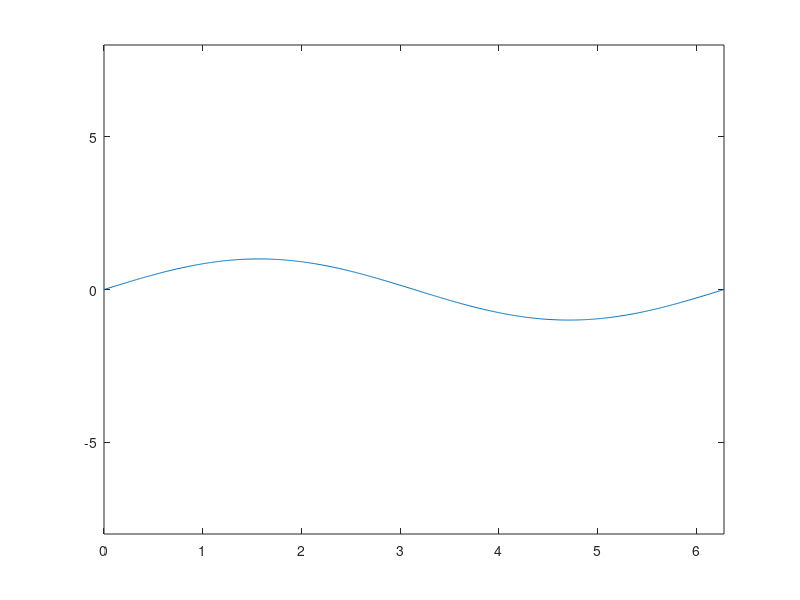
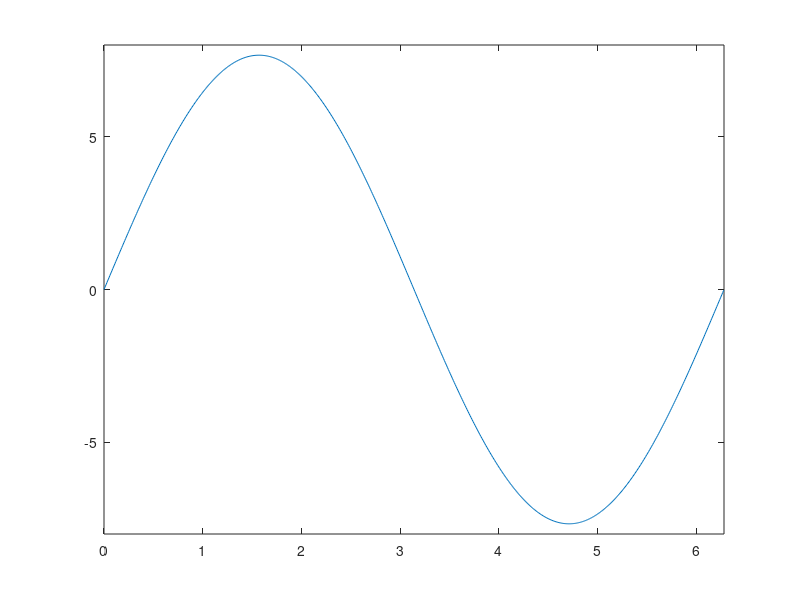
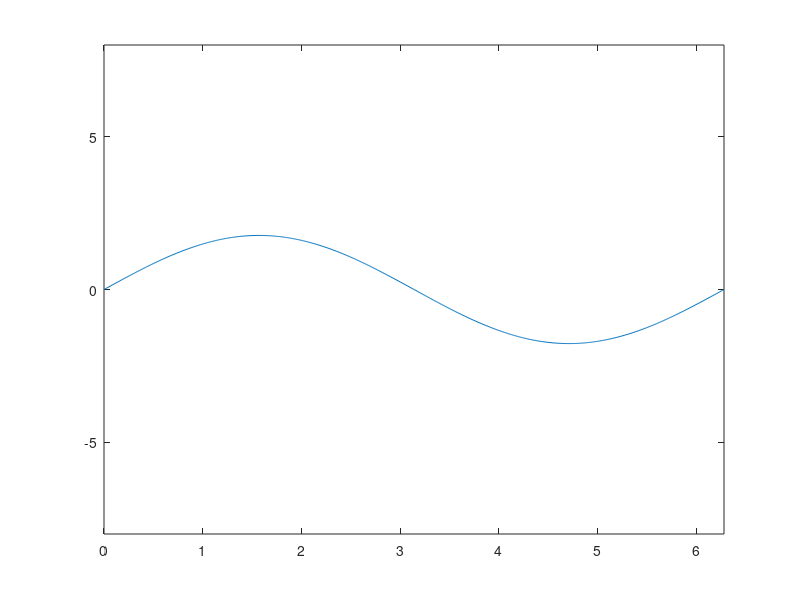
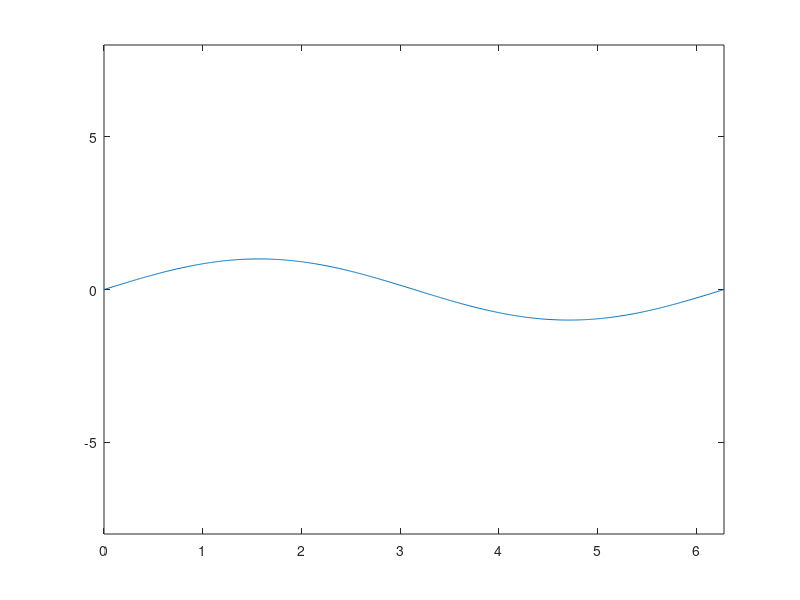

Reproduce these figures in MATLAB, in order.
t = 0:0.01:2*pi;
wave = sin(t);

R1 = 10000;
R2 = 1500;

B0 = 0;
B1 = 0.5;
B2 = 1;

% G = Vo/Vs;

Vo_0 = wave*(1+(R1*(1-B0))/((R1*B0)+R2));
Vo_1 = wave*(1+(R1*(1-B1))/((R1*B1)+R2));
Vo_2 = wave*(1+(R1*(1-B2))/((R1*B1)+R2));

figure 
plot(t,wave);
axis([0 2*pi -8 8])
figure 
plot(t,Vo_0);
axis([0 2*pi -8 8])
figure 
plot(t,Vo_1);
axis([0 2*pi -8 8])
figure 
plot(t,Vo_2);
axis([0 2*pi -8 8])